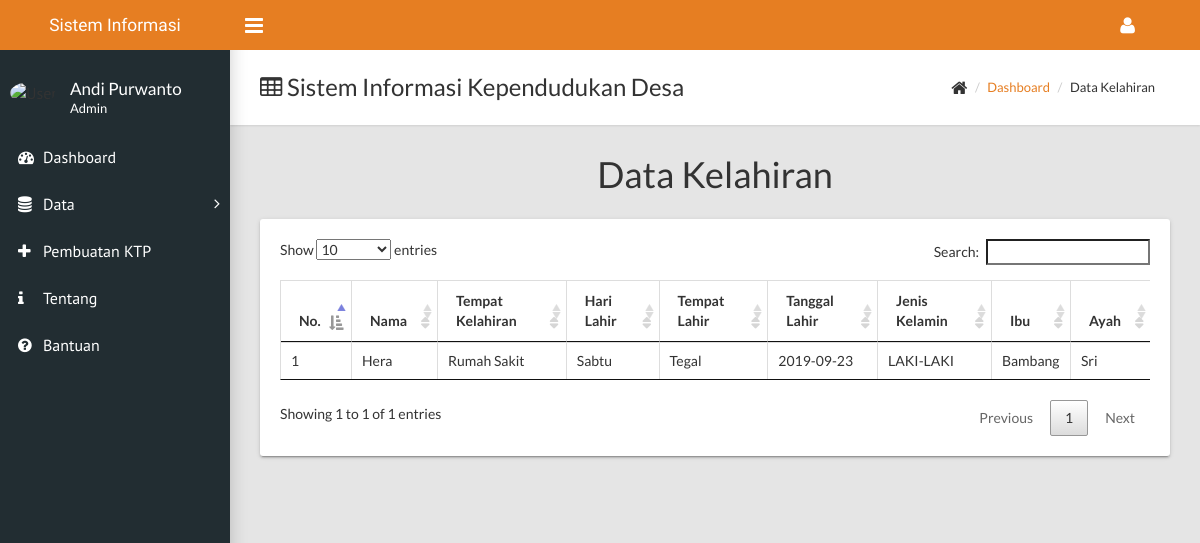
Page /user/list_kelahiran.php (signed in) on the committed database.
### tables this page shows
CREATE TABLE `users` (
  `id_user` int(11) NOT NULL,
  `fullname` varchar(50) DEFAULT NULL,
  `username` varchar(10) DEFAULT NULL,
  `alamat` varchar(100) DEFAULT NULL,
  `job_title` varchar(20) DEFAULT NULL,
  `Tempat Lahir` varchar(15) DEFAULT NULL,
  `tanggal lahir` date DEFAULT NULL,
  `email` varchar(25) DEFAULT NULL,
  `password` varchar(200) DEFAULT NULL,
  `level` enum('1','2') DEFAULT NULL,
  `join_date` timestamp NULL DEFAULT NULL,
  `last_activity` timestamp NULL DEFAULT NULL
);

CREATE TABLE `data_kelahiran` (
  `id` int(11) NOT NULL,
  `nama` varchar(30) NOT NULL,
  `tempat_kelahiran` varchar(12) NOT NULL,
  `hari_lahir` varchar(6) NOT NULL,
  `tempat_lahir` varchar(12) NOT NULL,
  `tanggal_lahir` date NOT NULL,
  `jenis_kelamin` varchar(9) NOT NULL,
  `ayah` varchar(25) NOT NULL,
  `ibu` varchar(25) NOT NULL
);

### user/list_kelahiran.php (the view, shortened to what this page needs)
<!DOCTYPE html>
<html>
<?php
$user = $_SESSION['username'];
$query = mysql_query("SELECT fullname,job_title,last_activity FROM users WHERE username='$user'");
$data = mysql_fetch_array($query);
?>
<head>
  <link rel="stylesheet" type="text/css" href="../assets/css/main.css">
  <link rel="stylesheet" type="text/css" href="../assets/plugins/datatables/css/jquery.dataTables.css">
  </head>
  <body class="sidebar-mini fixed">
    <div class="wrapper">
      <header class="main-header hidden-print"><a class="logo" href="index.php" style="font-size:13pt">Sistem Informasi Kependudukan</a>
        <nav class="navbar navbar-static-top">
          <a class="sidebar-toggle" href="#" data-toggle="offcanvas"></a>
          <div class="navbar-custom-menu">
            <ul class="top-nav">
              <li class="dropdown"><a class="dropdown-toggle" href="#" data-toggle="dropdown" role="button" aria-haspopup="true" aria-expanded="false">
                <i class="fa fa-user fa-lg"></i></a>
              </li>
            </ul>
          </div>
        </nav>
      </header>
      <aside class="main-sidebar hidden-print">
        <section class="sidebar">
          <div class="user-panel">
            <div class="pull-left image"><img class="img-circle" src="https://s3.amazonaws.com/uifaces/faces/twitter/jsa/48.jpg" alt="User Image"></div>
            <div class="pull-left info">
              <p style="margin-top:-5px;"><?php echo $data['fullname']; ?></p>
              <p class="designation"><?php echo $data['job_title']; ?></p>
            </div>
          </div>
          <ul class="sidebar-menu">
            <li><a href="index.php"><i class="fa fa-dashboard"></i><span>Dashboard</span></a></li>
            <li class="treeview"><a href="#"><i class="fa fa-database"></i><span>Data</span><i class="fa fa-angle-right"></i></a>
            </li>
            <li><a href="pembuatan.php"><i class="fa fa-plus"></i><span>Pembuatan KTP</span></a></li>
            <li><a href="about.php"><i class="fa fa-info"></i><span>Tentang</span></a></li>
            <li><a href="help.php"><i class="fa fa-question-circle"></i><span>Bantuan</span></a></li>
          </ul>
        </section>
      </aside>
      <div class="content-wrapper">
        <div class="page-title">
          <div>
            <h1><i class="fa fa-table"></i>  Sistem Informasi Kependudukan Desa</h1>
          </div>
          <div>
            <ul class="breadcrumb">
              <li><i class="fa fa-home fa-lg"></i></li>
              <li><a href="index.php">Dashboard</a></li>
              <li>Data Kelahiran</li>
            </ul>
          </div>
        </div>
        <section class="content">
          <h1 class="text-center">Data Kelahiran</h1>
          <div class="row">
            <div class="col-xs-12">
            <div class="row">
              <div class="col-md-12">
                <div class="card">
                  <div class="card-body">
                    <div class="box-body table-responsive no-padding ">
                      <table id="file" class="table table-bordered table-hover ">
                        <thead>
                          <tr>
                           <th>No.</th>
                           <th>Nama</th>
                           <th>Tempat Kelahiran</th>
                           <th>Hari Lahir</th>
                           <th>Tempat Lahir</th>
                           <th>Tanggal Lahir</th>
                           <th>Jenis Kelamin</th>
                           <th>Ibu</th>
                           <th>Ayah</th>
                         </tr>
                       </thead>
                       <tbody>
                        <?php
                        $sql = mysql_query("SELECT * FROM data_kelahiran ORDER BY id DESC") or die(mysql_error($koneksi));
                        if(mysql_num_rows($sql) > 0){
                         $no = 1;
                         while($data = mysql_fetch_assoc($sql)){
                          echo '
                          <tr>
                          <td>'.$no.'</td>
                          <td>'.$data['nama'].'</td>
                          <td>'.$data['tempat_kelahiran'].'</td>
                          <td>'.$data['hari_lahir'].'</td>
                          <td>'.$data['tempat_lahir'].'</td>
                          <td>'.$data['tanggal_lahir'].'</td>
                          <td>'.$data['jenis_kelamin'].'</td>
                          <td>'.$data['ayah'].'</td>
                          <td>'.$data['ibu'].'</td>
                          </tr>
                          ';
                          $no++;
                        }
                      }else{
                       echo '
                       <tr>
                       <td colspan="6">Tidak ada data.</td>
                       </tr>
                       ';
                     }
                     ?>
                     </table>
                   </div>
                      </body>
                      </html>

### rows in the picture
users: fullname "Andi Purwanto", job_title "Admin"
data_kelahiran: nama "Hera", tempat_kelahiran "Rumah Sakit", hari_lahir "Sabtu", tempat_lahir "Tegal", tanggal_lahir "2019-09-23", jenis_kelamin "LAKI-LAKI", ayah "Bambang", ibu "Sri"
